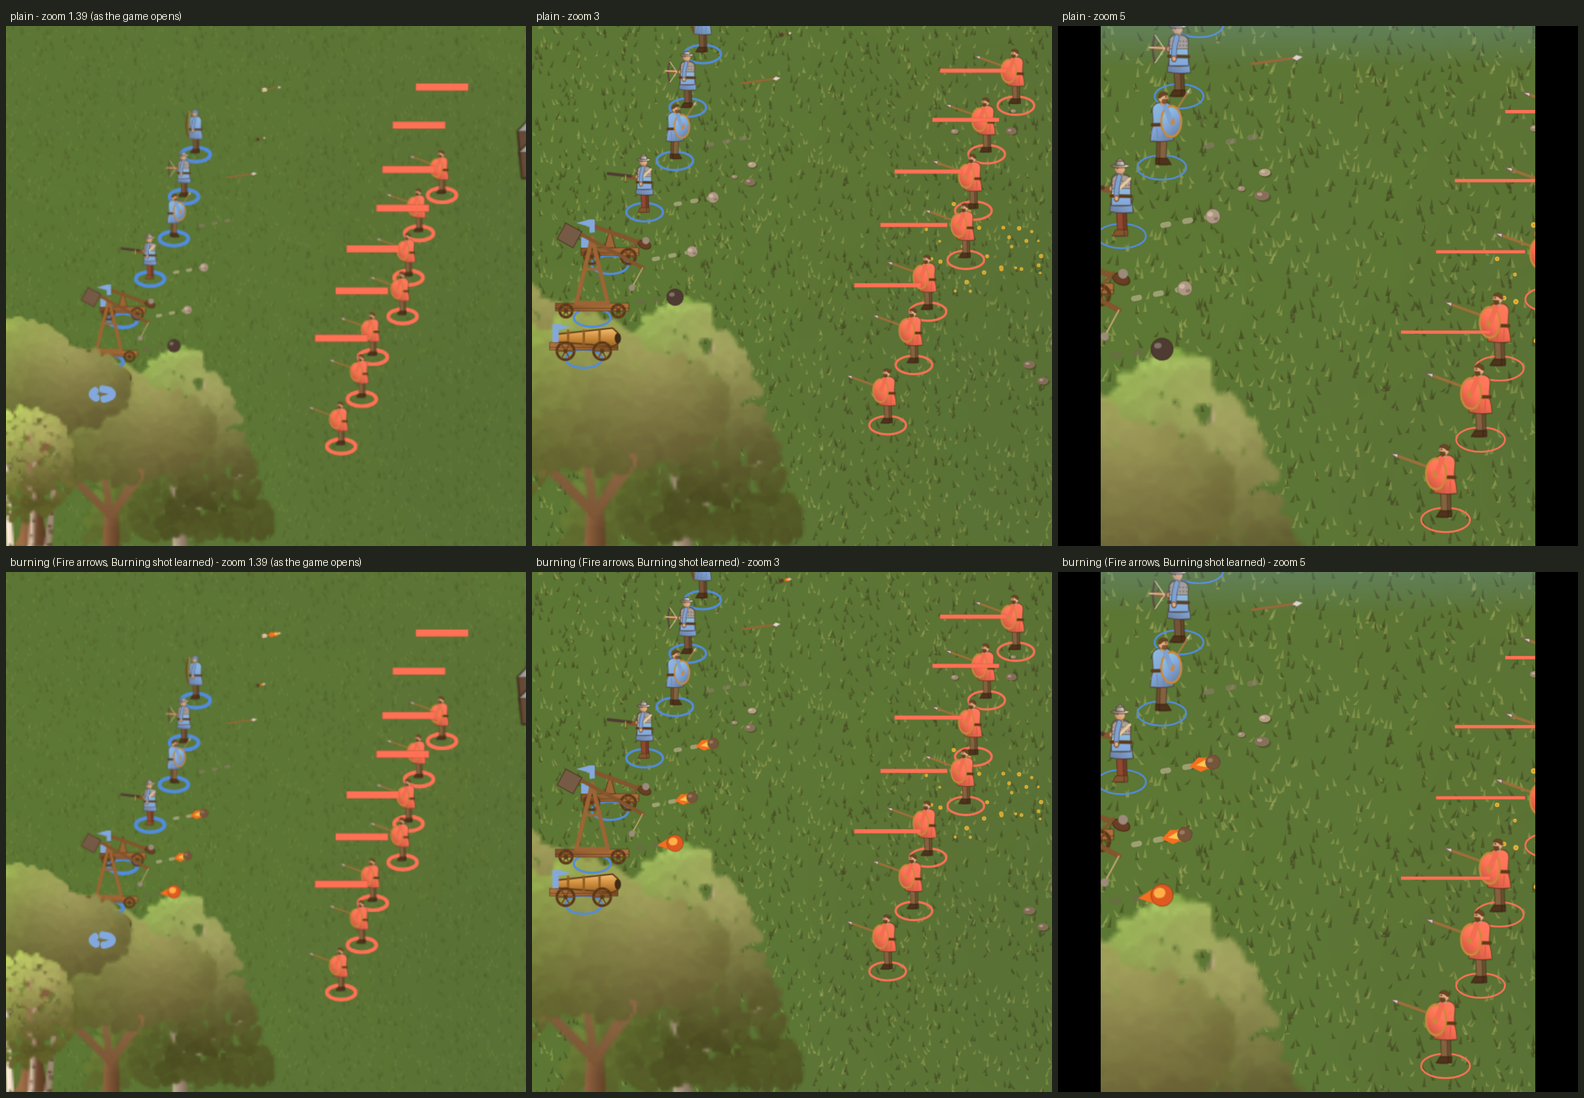

Source code (Python):
# Real screens of N65: each kind of shot in the air, plain and burning. Run: python3 n65_screens.py <v100 dir> <out.png>
import asyncio, sys, io
from playwright.async_api import async_playwright
from PIL import Image, ImageDraw, ImageFont
V, OUT = sys.argv[1], sys.argv[2]
JS = r"""async ([fire, zoom]) => { const D = FK.D, SH = BOOKS.shells, [ME, foe] = D.players, N = FK.N, byName = (n) => Object.keys(SH).find((c) => SH[c].name === n), T = BOOKS.tech, tk = (k) => Object.keys(T).find((c) => T[c].key === k);
 FK.reset(); Object.assign(FK.K, { rain: 0, snowing: 0, temp: 10 }); FK.pause(true); MENU.S.tab = null; MENU.render(true); const me = FK.SIDES[ME]; if (fire) for (const k of ['firearrows', 'burningshot']) { me.techs.add(tk(k)); FK.learn(ME, tk(k)); }
 const h = FK.seatOf(ME), GAP = 8, ROWS = ['Archer', 'Crossbowman', 'Javelineer', 'Arquebusier', 'Catapult', 'Trebuchet', 'Bombard'];
 const k0 = (() => { for (let d = 16; d < 80; d++) for (const [i, j] of [[h.i + d, h.j], [h.i - d, h.j], [h.i, h.j + d], [h.i, h.j - d]]) if (i > 2 && i + GAP + 2 < N && j > 2 && j + 2 * ROWS.length < N && ROWS.every((_, r) => [0, GAP].every((x) => FK.walkable((j + 2 * r) * N + i + x)))) return j * N + i; })(); if (!k0) return null;
 const us = []; ROWS.forEach((n, r) => { const a = FK.spawn(byName(n), ME, k0 + 2 * r * N, FK.rng), t = FK.spawn(byName('Spearman'), foe, k0 + 2 * r * N + GAP, FK.rng); t.hp = t.hpMax = 1e6; us.push([a, t]); });
 for (const [a, t] of us) WAR.hit(a, t); for (let i = 0; i < 9; i++) FK.sim(0.05);
 const [mx, my] = FK.tileMid(k0 + ROWS.length * N + GAP / 2); FK.cam.z = zoom; FK.camGo ? 0 : 0; const c = FK.cam; const [vx, vy] = FK.toView(mx, my, 0); c.x = c.tx = vx; c.y = c.ty = vy; document.querySelector('#spd').classList.remove('on'); FK.dirty(); await new Promise((r) => setTimeout(r, 400)); return [FK.toScreen(...FK.toView(mx, my, 0))]; }"""
async def go():
    async with async_playwright() as p:
        b = await p.chromium.launch(executable_path='/usr/bin/google-chrome', args=['--no-sandbox']); tiles = []
        for fire in (0, 1):
            for zoom in (1.39, 3, 5):
                pg = await b.new_page(viewport={'width': 390, 'height': 844}, device_scale_factor=3); errs = []; pg.on('pageerror', lambda e: errs.append(str(e)))
                await pg.goto('file://' + V + '/index.html#20261105'); await pg.wait_for_timeout(1200)
                r = await pg.evaluate(JS, [fire, zoom]); await pg.wait_for_timeout(300)
                im = Image.open(io.BytesIO(await pg.screenshot())); print(fire, zoom, r, errs[:2]); full = im; cx, cy = int(r[0][0] * 3), int(r[0][1] * 3) - (120 if zoom < 4 else 330); R = 330 if zoom < 2 else 560 if zoom < 4 else 700; im = im.crop((cx - R, cy - R, cx + R, cy + R)).resize((520, 520), Image.LANCZOS); tiles.append((fire, zoom, im)); await pg.close()
        sheet = Image.new('RGB', (3 * 526 + 6, 2 * 546 + 6), '#20241c'); d = ImageDraw.Draw(sheet)
        for i, (fire, zoom, im) in enumerate(tiles):
            x, y = 6 + (i % 3) * 526, 6 + (i // 3) * 546; sheet.paste(im, (x, y + 20)); d.text((x + 4, y + 4), f"{'burning (Fire arrows, Burning shot learned)' if fire else 'plain'} - zoom {zoom}" + (' (as the game opens)' if zoom < 2 else ''), fill='#e8e4d4')
        sheet.save(OUT); await b.close()
asyncio.run(go())
